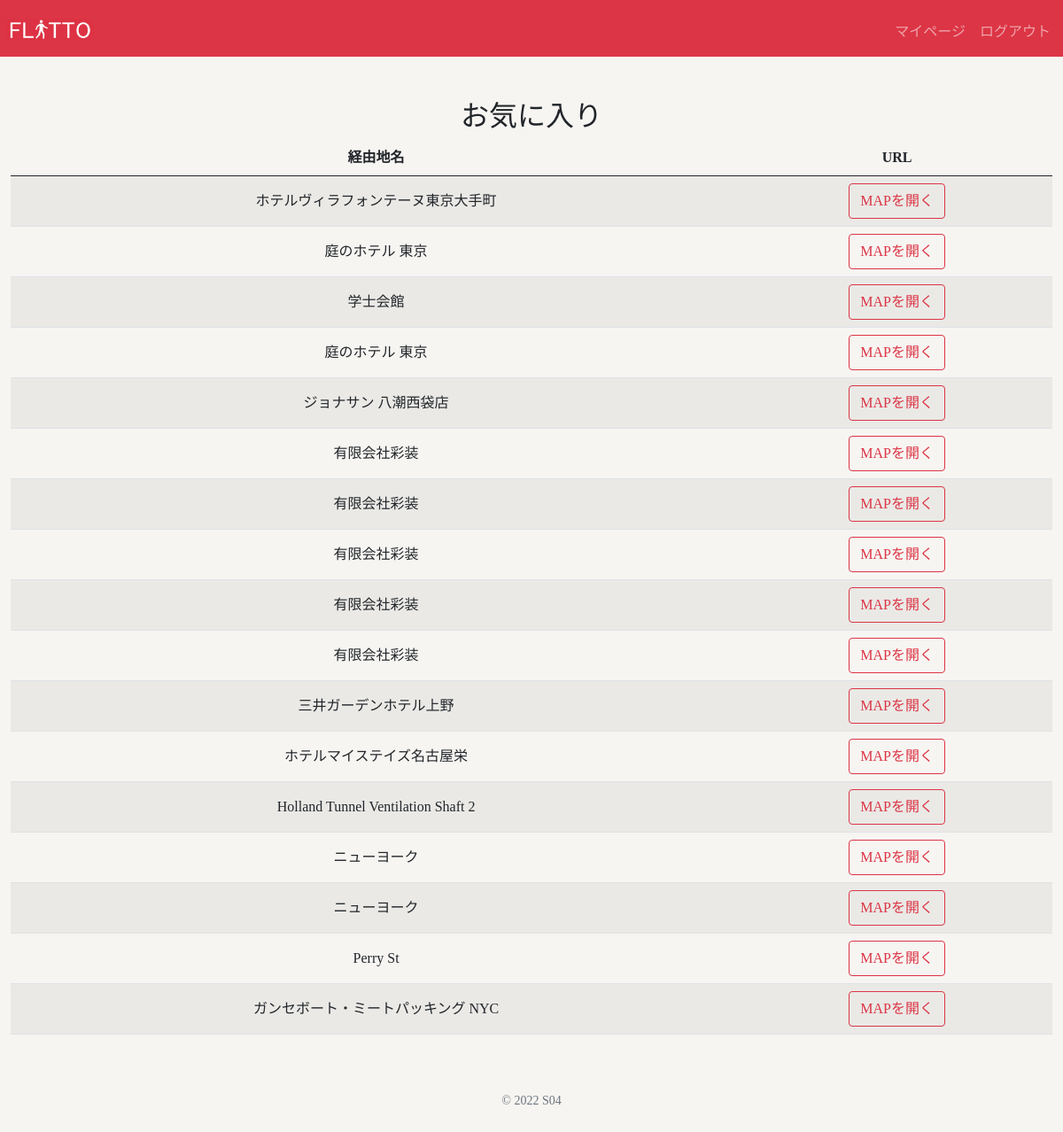
Screenshot of /favorite (signed in) with the database file from the repository.
### tables this page shows
CREATE TABLE 'favorite' ('id' INTEGER PRIMARY KEY AUTOINCREMENT NOT NULL, 'userid' INTEGER NOT NULL, 'name' TEXT NOT NULL, 'url' TEXT NOT NULL);

### app.py (the view)
@app.route("/favorite")
def favorite():
    userid = session['user_id']
    favorite = db.execute("SELECT * FROM favorite WHERE userid=?",userid)
    return render_template("favorite_test.html", favorite = favorite)

### templates/favorite_test.html (shortened to what this page needs)
{% extends "layout.html" %}
{% block main %}
<h2>お気に入り</h2>
<table class="table table-striped">
    <thead>
        <tr>
            <th>経由地名</th>
            <th>URL</th>
        </tr>
    </thead>
    <tbody>
        {% set a = namespace(cnt=0) %}
        {% for favorite in favorite %}
        <tr>
            <td>{{ favorite.name }}</td>
            <td><button onclick="location.href='{{favorite.url}}'"
                class="btn btn-outline-danger">MAPを開く</button></td>
        </tr>
        {% set a.cnt = a.cnt + 1 %}
        {% endfor %}
    </tbody>
</table>
{% endblock %}

### static/css/style.css (style rules this page uses)
.body { font-family: "筑紫B丸ゴシック", "ヒラギノ丸ゴ ProN"; background-color: #F7F5F2; margin:0; padding:0; }
.table td { vertical-align: middle; }

### static/css/style_index.css (style rules this page uses)
.btn { color: #ffffff; padding: 0em 1em; height: 2.5rem; border-radius: 0.3rem; border: #F56D91; background-color: #F56D91; }

### rows the page displays
favorite: name "ホテルヴィラフォンテーヌ東京大手町"
favorite: name "庭のホテル 東京"
favorite: name "学士会館"
favorite: name "庭のホテル 東京"
favorite: name "ジョナサン 八潮西袋店"
favorite: name "有限会社彩装"
favorite: name "有限会社彩装"
favorite: name "有限会社彩装"
favorite: name "有限会社彩装"
favorite: name "有限会社彩装"
favorite: name "三井ガーデンホテル上野"
favorite: name "ホテルマイステイズ名古屋栄"
favorite: name "Holland Tunnel Ventilation Shaft 2"
favorite: name "ニューヨーク"
favorite: name "ニューヨーク"
favorite: name "Perry St"
favorite: name "ガンセボート・ミートパッキング NYC"
